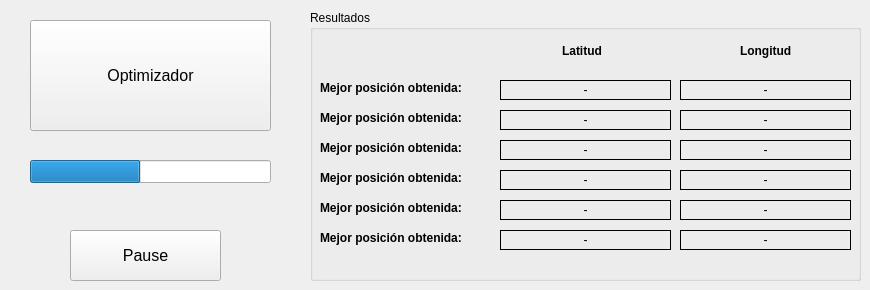
    <widget class="QWidget" name="tab">
     <attribute name="title">
      <string>Lanzar Optimizador</string>
     </attribute>
     <widget class="QPushButton" name="bt_LanzarOptimizador">
      <property name="geometry">
       <rect>
        <x>30</x>
        <y>20</y>
        <width>241</width>
        <height>111</height>
       </rect>
      </property>
      <property name="font">
       <font>
        <pointsize>12</pointsize>
       </font>
      </property>
      <property name="text">
       <string>Optimizador</string>
      </property>
      <property name="icon">
       <iconset>
        <normaloff>../Imagenes/Run.png</normaloff>../Imagenes/Run.png</iconset>
      </property>
      <property name="iconSize">
       <size>
        <width>58</width>
        <height>70</height>
       </size>
      </property>
      <property name="autoDefault">
       <bool>false</bool>
      </property>
      <property name="default">
       <bool>false</bool>
      </property>
      <property name="flat">
       <bool>false</bool>
      </property>
     </widget>
     <widget class="QProgressBar" name="BarraProgreso">
      <property name="geometry">
       <rect>
        <x>30</x>
        <y>160</y>
        <width>241</width>
        <height>23</height>
       </rect>
      </property>
      <property name="maximum">
       <number>100</number>
      </property>
      <property name="value">
       <number>46</number>
      </property>
      <property name="textVisible">
       <bool>false</bool>
      </property>
      <property name="invertedAppearance">
       <bool>false</bool>
      </property>
      <property name="format">
       <string>%p%</string>
      </property>
     </widget>
     <widget class="QGroupBox" name="groupBox_11">
      <property name="geometry">
       <rect>
        <x>310</x>
        <y>10</y>
        <width>551</width>
        <height>271</height>
       </rect>
      </property>
      <property name="title">
       <string>Resultados</string>
      </property>
      <widget class="QLabel" name="label_84">
       <property name="geometry">
        <rect>
         <x>10</x>
         <y>70</y>
         <width>161</width>
         <height>16</height>
        </rect>
       </property>
       <property name="font">
        <font>
         <weight>75</weight>
         <bold>true</bold>
        </font>
       </property>
       <property name="text">
        <string>Mejor posición obtenida:</string>
       </property>
      </widget>
      <widget class="QLabel" name="label_85">
       <property name="geometry">
        <rect>
         <x>252</x>
         <y>30</y>
         <width>61</width>
         <height>21</height>
        </rect>
       </property>
       <property name="font">
        <font>
         <pointsize>9</pointsize>
         <weight>75</weight>
         <bold>true</bold>
        </font>
       </property>
       <property name="text">
        <string>Latitud</string>
       </property>
      </widget>
      <widget class="QLabel" name="label_86">
       <property name="geometry">
        <rect>
         <x>430</x>
         <y>25</y>
         <width>81</width>
         <height>31</height>
        </rect>
       </property>
       <property name="font">
        <font>
         <pointsize>9</pointsize>
         <weight>75</weight>
         <bold>true</bold>
        </font>
       </property>
       <property name="text">
        <string>Longitud</string>
       </property>
      </widget>
      <widget class="QLabel" name="lb_resultadoLat_0">
       <property name="geometry">
        <rect>
         <x>190</x>
         <y>70</y>
         <width>171</width>
         <height>20</height>
        </rect>
       </property>
       <property name="frameShape">
        <enum>QFrame::Box</enum>
       </property>
       <property name="text">
        <string>-</string>
       </property>
       <property name="alignment">
        <set>Qt::AlignCenter</set>
       </property>
      </widget>
      <widget class="QLabel" name="lb_resultadoLong_0">
       <property name="geometry">
        <rect>
         <x>370</x>
         <y>70</y>
         <width>171</width>
         <height>20</height>
        </rect>
       </property>
       <property name="frameShape">
        <enum>QFrame::Box</enum>
       </property>
       <property name="text">
        <string>-</string>
       </property>
       <property name="alignment">
        <set>Qt::AlignCenter</set>
       </property>
      </widget>
      <widget class="QLabel" name="lb_resultadoLong_1">
       <property name="geometry">
        <rect>
         <x>370</x>
         <y>100</y>
         <width>171</width>
         <height>20</height>
        </rect>
       </property>
       <property name="frameShape">
        <enum>QFrame::Box</enum>
       </property>
       <property name="text">
        <string>-</string>
       </property>
       <property name="alignment">
        <set>Qt::AlignCenter</set>
       </property>
      </widget>
      <widget class="QLabel" name="lb_resultadoLat_1">
       <property name="geometry">
        <rect>
         <x>190</x>
         <y>100</y>
         <width>171</width>
         <height>20</height>
        </rect>
       </property>
       <property name="frameShape">
        <enum>QFrame::Box</enum>
       </property>
       <property name="text">
        <string>-</string>
       </property>
       <property name="alignment">
        <set>Qt::AlignCenter</set>
       </property>
      </widget>
      <widget class="QLabel" name="label_87">
       <property name="geometry">
        <rect>
         <x>10</x>
         <y>100</y>
         <width>161</width>
         <height>16</height>
        </rect>
       </property>
       <property name="font">
        <font>
         <weight>75</weight>
         <bold>true</bold>
        </font>
       </property>
       <property name="text">
        <string>Mejor posición obtenida:</string>
       </property>
      </widget>
      <widget class="QLabel" name="lb_resultadoLong_2">
       <property name="geometry">
        <rect>
         <x>370</x>
         <y>130</y>
         <width>171</width>
         <height>20</height>
        </rect>
       </property>
       <property name="frameShape">
        <enum>QFrame::Box</enum>
       </property>
       <property name="text">
        <string>-</string>
       </property>
       <property name="alignment">
        <set>Qt::AlignCenter</set>
       </property>
      </widget>
      <widget class="QLabel" name="lb_resultadoLat_2">
       <property name="geometry">
        <rect>
         <x>190</x>
         <y>130</y>
         <width>171</width>
         <height>20</height>
        </rect>
       </property>
       <property name="frameShape">
        <enum>QFrame::Box</enum>
       </property>
       <property name="text">
        <string>-</string>
       </property>
       <property name="alignment">
        <set>Qt::AlignCenter</set>
       </property>
      </widget>
      <widget class="QLabel" name="label_88">
       <property name="geometry">
        <rect>
         <x>10</x>
         <y>130</y>
         <width>161</width>
         <height>16</height>
        </rect>
       </property>
       <property name="font">
        <font>
         <weight>75</weight>
         <bold>true</bold>
        </font>
       </property>
       <property name="text">
        <string>Mejor posición obtenida:</string>
       </property>
      </widget>
      <widget class="QLabel" name="lb_resultadoLong_3">
       <property name="geometry">
        <rect>
         <x>370</x>
         <y>160</y>
         <width>171</width>
         <height>20</height>
        </rect>
       </property>
       <property name="frameShape">
        <enum>QFrame::Box</enum>
       </property>
       <property name="text">
        <string>-</string>
       </property>
       <property name="alignment">
        <set>Qt::AlignCenter</set>
       </property>
      </widget>
      <widget class="QLabel" name="lb_resultadoLat_3">
       <property name="geometry">
        <rect>
         <x>190</x>
         <y>160</y>
         <width>171</width>
         <height>20</height>
        </rect>
       </property>
       <property name="frameShape">
        <enum>QFrame::Box</enum>
       </property>
       <property name="text">
        <string>-</string>
       </property>
       <property name="alignment">
        <set>Qt::AlignCenter</set>
       </property>
      </widget>
      <widget class="QLabel" name="label_89">
       <property name="geometry">
        <rect>
         <x>10</x>
         <y>160</y>
         <width>161</width>
         <height>16</height>
        </rect>
       </property>
       <property name="font">
        <font>
         <weight>75</weight>
         <bold>true</bold>
        </font>
       </property>
       <property name="text">
        <string>Mejor posición obtenida:</string>
       </property>
      </widget>
      <widget class="QLabel" name="lb_resultadoLong_4">
       <property name="geometry">
        <rect>
         <x>370</x>
         <y>190</y>
         <width>171</width>
         <height>20</height>
        </rect>
       </property>
       <property name="frameShape">
        <enum>QFrame::Box</enum>
       </property>
       <property name="text">
        <string>-</string>
       </property>
       <property name="alignment">
        <set>Qt::AlignCenter</set>
       </property>
      </widget>
      <widget class="QLabel" name="lb_resultadoLat_4">
       <property name="geometry">
        <rect>
         <x>190</x>
         <y>190</y>
         <width>171</width>
         <height>20</height>
        </rect>
       </property>
       <property name="frameShape">
        <enum>QFrame::Box</enum>
       </property>
       <property name="text">
        <string>-</string>
       </property>
       <property name="alignment">
        <set>Qt::AlignCenter</set>
       </property>
      </widget>
      <widget class="QLabel" name="label_90">
       <property name="geometry">
        <rect>
         <x>10</x>
         <y>190</y>
         <width>161</width>
         <height>16</height>
        </rect>
       </property>
       <property name="font">
        <font>
         <weight>75</weight>
         <bold>true</bold>
        </font>
       </property>
       <property name="text">
        <string>Mejor posición obtenida:</string>
       </property>
      </widget>
      <widget class="QLabel" name="lb_resultadoLong_5">
       <property name="geometry">
        <rect>
         <x>370</x>
         <y>220</y>
         <width>171</width>
         <height>20</height>
        </rect>
       </property>
       <property name="frameShape">
        <enum>QFrame::Box</enum>
       </property>
       <property name="text">
        <string>-</string>
       </property>
       <property name="alignment">
        <set>Qt::AlignCenter</set>
       </property>
      </widget>
      <widget class="QLabel" name="lb_resultadoLat_5">
       <property name="geometry">
        <rect>
         <x>190</x>
         <y>220</y>
         <width>171</width>
         <height>20</height>
        </rect>
       </property>
       <property name="frameShape">
        <enum>QFrame::Box</enum>
       </property>
       <property name="text">
        <string>-</string>
       </property>
       <property name="alignment">
        <set>Qt::AlignCenter</set>
       </property>
      </widget>
      <widget class="QLabel" name="label_91">
       <property name="geometry">
        <rect>
         <x>10</x>
         <y>220</y>
         <width>161</width>
         <height>16</height>
        </rect>
       </property>
       <property name="font">
        <font>
         <weight>75</weight>
         <bold>true</bold>
        </font>
       </property>
       <property name="text">
        <string>Mejor posición obtenida:</string>
       </property>
      </widget>
     </widget>
     <widget class="QPushButton" name="bt_detenOpt">
      <property name="geometry">
       <rect>
        <x>70</x>
        <y>230</y>
        <width>151</width>
        <height>51</height>
       </rect>
      </property>
      <property name="font">
       <font>
        <pointsize>12</pointsize>
       </font>
      </property>
      <property name="text">
       <string>Pause</string>
      </property>
      <property name="icon">
       <iconset>
        <normaloff>../Imagenes/stop_64.png</normaloff>../Imagenes/stop_64.png</iconset>
      </property>
      <property name="iconSize">
       <size>
        <width>40</width>
        <height>40</height>
       </size>
      </property>
     </widget>
    </widget>
